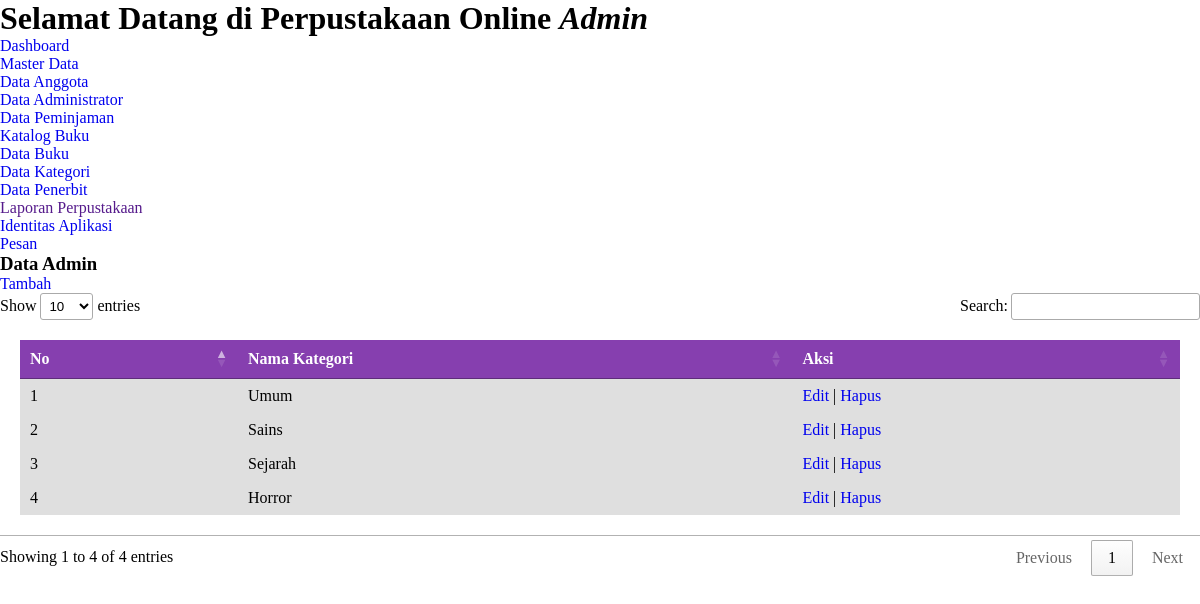
The app's page /admin/katalog_buku/data_kategori/index.php with its own data.
### tables this page shows
CREATE TABLE `user` (
  `id` int(11) NOT NULL,
  `kode` varchar(25) NOT NULL,
  `nis` char(20) NOT NULL,
  `fullname` varchar(50) NOT NULL,
  `username` varchar(50) NOT NULL,
  `password` text NOT NULL,
  `kelas` varchar(20) DEFAULT NULL,
  `alamat` text DEFAULT NULL,
  `verif` varchar(50) NOT NULL DEFAULT 'Akun terverifikasi',
  `role` enum('admin','user') NOT NULL,
  `join_date` datetime NOT NULL,
  `terakhir_login` datetime NOT NULL,
  `foto` text DEFAULT NULL
);

CREATE TABLE `kategori` (
  `id` int(11) NOT NULL,
  `kode` varchar(50) NOT NULL,
  `nama` varchar(50) NOT NULL
);

### class/Database.php (called while the page is built, shortened)
<?php
class Database {
    private $hostname = "localhost";
    private $username = "root";
    private $password = "";
    private $database = "db_perpustakaan";
    public function __construct(){
        $this->db = mysqli_connect($this->hostname, $this->username, $this->password, $this->database);
    }
}
?>

### class/User.php (called while the page is built, shortened)
<?php
include_once("Database.php");
class User extends Database{
    public function find($id){
        $sql = "SELECT * FROM user WHERE id='$id'";
        return $this->db->query($sql)->fetch_assoc();
    }
}
?>

### class/Kategori.php (called while the page is built, shortened)
<?php
include_once("Database.php");
class Kategori extends Database{
    public function all(){
        $sql = "SELECT * FROM kategori";
        return $this->db->query($sql)->fetch_all(MYSQLI_ASSOC) ;
    }
}
?>

### admin/katalog_buku/data_kategori/index.php (the view, shortened to what this page needs)
<?php
include_once("../../../class/User.php");
include_once("../../../class/Kategori.php");
$user = new User;
$data_user = $user->find(1);
$kategori = new Kategori;
$data_kategori = $kategori->all()
?>
<!DOCTYPE html>
<html lang="en">
<head>
    <link rel="stylesheet" href="../../../assets/css/style_a.css">
    <?php include("../../../partials/t_script_js.php") ?>
</head>
<body>
    <?php include("../../../partials/sidebar_admin.php") ?>
    <div class="table">
        <h3>Data Admin</h3>
        <a href="tambah.php">Tambah</a>
        <table id="jquery-tab">
            <thead>
            <tr>
                <th>No</th>
                <th>Nama Kategori</th>
                <th>Aksi</th>
            </tr>
            </thead>
            <tbody>
                <?php foreach($data_kategori as $key => $a) {
                ?>
                <tr>
                    <td><?= $key+1 ?></td>
                    <td><?= $a["nama"] ?></td>
                    <td>
                        <a href="edit.php">Edit</a> |
                        <a href="hapus.php">Hapus</a>
                    </td>
                </tr>
                <?php } ?>
            </tbody>
        </table>
    </div>
</body>
</html>

### partials/sidebar_admin.php
<div class="sidebar">
    <h1>Selamat Datang di Perpustakaan Online <i><?= $data_user["fullname"] ?></i></h1>
    <ul>
        <li> <a href="http://localhost/perpus64/admin/">Dashboard</a></li>
        <li> <a href="#">Master Data</a>
            <ul>
                <li><a href="http://localhost/perpus64/admin/master_data/data_anggota/index.php">Data Anggota</a></li>
                <li><a href="http://localhost/perpus64/admin/master_data/data_administrator/index.php">Data Administrator</a></li>
                <li><a href="http://localhost/perpus64/admin/master_data/data_peminjaman/index.php">Data Peminjaman</a></li>
            </ul>
        </li>
        <li> <a href="#">Katalog Buku</a>
            <ul>
                <li><a href="http://localhost/perpus64/admin/katalog_buku/data_buku/index.php">Data Buku</a></li>
                <li><a href="http://localhost/perpus64/admin/katalog_buku/data_kategori/index.php">Data Kategori</a></li>
                <li><a href="http://localhost/perpus64/admin/katalog_buku/data_penerbit/index.php">Data Penerbit</a></li>
            </ul>
        </li>
        <li> <a href="">Laporan Perpustakaan</a></li>
        <li> <a href="identitas.php">Identitas Aplikasi</a></li>
        <li> <a href="pesan.php">Pesan</a></li>
    </ul>
</div>

### assets/css/style_a.css (style rules this page uses)
* { margin: 0; padding: 0; box-sizing: border-box; list-style: none; text-decoration: none; }
.table table { width: 100%; padding: 20px; }
.table table th { background-color: #863faf; color: white; padding: 10px; font-weight: 400; }
.table table td { background-color: #dfdfdf; padding: 8px; text-align: justify; }

### records on screen
user: fullname "Admin"
kategori: nama "Umum"
kategori: nama "Sains"
kategori: nama "Sejarah"
kategori: nama "Horror"
